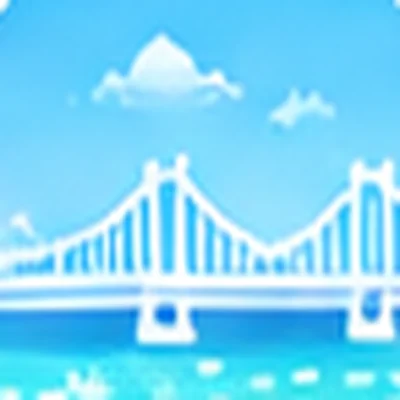
#> input picture img/wear/bg-beach.webp, 400 x 400 px
$ python -i build.py   (imports and definitions only)
#> lines starting #> are read from the running program, lines starting #| are printed output that depends on the picture
#> further down, picture is the input picture: PIL image 400x400 RGBA; mean R, G, B, A 124.2, 216.6, 249.7, 254.8
# 產生小老虎換裝圖層 img/wear/*.webp（400×400，全部對齊同一個畫布，App 只要疊起來）
# 用法（在 repo 根目錄；需要 Python 的 numpy、scipy、opencv-python-headless、Pillow 與 Playwright）：
#   python3 tools/wear/blank.py tools/wear/src/tiger.png tools/wear/out/blank.png   # 擦掉眼睛嘴巴
#   node tools/wear/expr.js tools/wear/out tools/wear/src/tiger.png                 # 畫 9 種表情
#   python3 tools/wear/sil.py                                                       # 身體輪廓遮罩（給 draw.js）
#   node tools/wear/draw.js                                                         # 依身形重畫帽子、髮飾、頸部、服裝
#   python3 tools/wear/build.py                                                     # 輸出圖層（加 --gallery 另存檢查圖）
# 素材：src/tiger.png＝使用者提供的小老虎本體（1254）；src/items/＝從使用者的配件總覽圖切出來的單件（cut.py）。
# 位置一律寫在「小老虎原圖座標」（1254×1254 的像素）。新增配件：圖放 src/items/、在 LAYERS 加一行、需要時在 ADJ 微調。
import os, sys
from PIL import Image, ImageDraw, ImageFilter
HERE = os.path.dirname(os.path.abspath(__file__)); ROOT = os.path.dirname(os.path.dirname(HERE))
IT = os.path.join(HERE, 'src', 'items'); OUTD = os.path.join(HERE, 'out'); DST = os.path.join(ROOT, 'img', 'wear')
CV = 1254; TS = .78; TX, TY = 138, 250   # 小老虎在畫布上的縮放與位置（上面留空間給帽子）
SIZE = 400                               # 輸出大小（App 最大顯示約 140px，高解析度螢幕 ×2～3）
EXPRS = ['happy', 'laugh', 'smile', 'surprise', 'love', 'cry', 'wink', 'sleepy', 'shy']

# 欄位 → 代號 → 素材檔名（代號是存檔 S.wear 的值，不要改）
LAYERS = {
  'bg': {'tower': 'bg_01', 'beach': 'bg_02', 'sakura': 'bg_03', 'palace': 'bg_04', 'river': 'bg_05', 'hanok': 'bg_06', 'autumn': 'bg_07', 'snow': 'bg_08'},
  'outfit': {'hanbok': 'top_01', 'bluehanbok': 'top_02', 'uniform': 'top_03', 'sailor': 'top_04', 'hoodie': 'top_05', 'varsity': 'top_06',
             'redcoat': 'top_07', 'apron': 'top_08', 'coat': 'top_09', 'explorer': 'top_10'},
  'neck': {'bow': 'neck_01', 'scarf': 'neck_02', 'check': 'neck_03', 'bell': 'neck_04', 'bandana': 'neck_05', 'badge': 'neck_06', 'phones': 'neck_07'},
  'stk': {'blush': 'sticker_01', 'hearts': 'sticker_02', 'stars': 'sticker_03', 'whisker': 'sticker_04', 'paw': 'sticker_05', 'bandage': 'sticker_06',
          'flag': 'sticker_07', 'sparkle': 'sticker_08'},
  'face': {'round': 'glasses_01', 'sun': 'glasses_02', 'heart': 'glasses_03', 'star': 'glasses_04', 'swirl': 'glasses_05', 'pixel': 'glasses_06', 'blue': 'glasses_07'},
  'hair': {'ribbon': 'headband_01', 'dotbow': 'headband_02', 'bunny': 'headband_03', 'cat': 'headband_04', 'antler': 'headband_05', 'flowers': 'headband_06',
           'laurel': 'headband_07', 'halo': 'headband_08', 'sprout': 'headband_09', 'bear': 'headband_10', 'hibiscus': 'headband_11', 'sakura': 'headband_12'},
  'hat': {'beret': 'hat_01', 'beanie': 'hat_02', 'bucket': 'hat_03', 'straw': 'hat_04', 'chef': 'hat_05', 'gat': 'hat_06', 'cap': 'hat_07',
          'detective': 'hat_08', 'wizard': 'hat_09', 'aviator': 'hat_10', 'sailor': 'hat_11', 'santa': 'hat_12'},
  'hand': {'book': 'prop_01', 'coffee': 'prop_02', 'kimbap': 'prop_03', 'mic': 'prop_04', 'camera': 'prop_05', 'flag': 'prop_06', 'stick': 'prop_07',
           'fan': 'prop_08', 'bag': 'prop_09', 'popsicle': 'prop_10', 'icecream': 'prop_11', 'bingsu': 'prop_12'},
  'fx': {'rainbow': 'fx_04', 'stars': 'fx_05', 'hearts': 'fx_06', 'wow': 'fx_07'},
  'frame': {'flowers': 'fx_01', 'stars': 'fx_02', 'heart': 'fx_03'},
}
# 每個欄位的預設位置：(錨點 b＝底邊中間／c＝中心, x, y, 寬)
POS = {'hat': ('b', 626, 330, 600), 'hair': ('b', 626, 300, 640), 'face': ('c', 626, 452, 470), 'neck': ('c', 626, 738, 330),
       'outfit': ('c', 618, 880, 700), 'hand': ('c', 935, 830, 250)}
ADJ = {  # 個別微調：(寬, x, y) 的差
  'hat_01': (0, 10, 10), 'hat_03': (0, 0, 20), 'hat_06': (60, 0, 40), 'hat_09': (0, 0, 20), 'hat_12': (40, 20, 10),
  'headband_03': (-60, 0, 10), 'headband_05': (40, 0, 40), 'headband_08': (-100, 0, -40), 'headband_10': (-80, 0, 60),
  'top_08': (-160, 0, 90), 'top_03': (-110, 0, 160), 'neck_02': (40, 0, 20), 'neck_06': (-200, 40, 60), 'neck_07': (300, 0, -300),
  'prop_07': (-20, 0, -40), 'prop_10': (-60, 0, -20), 'prop_11': (-50, 0, -20),
}
# 臉部貼紙：一對的（兩頰）拆成左右兩半各貼一邊；單一個的貼在一個位置。(x, y, 寬)
STK_PAIR = {'sticker_01': (150, 590), 'sticker_02': (120, 590), 'sticker_03': (125, 590), 'sticker_04': (130, 560)}
STK_ONE = {'sticker_05': (845, 600, 125), 'sticker_06': (840, 600, 150), 'sticker_07': (835, 595, 135), 'sticker_08': (905, 300, 170)}
CHEEK = (425, 830)
FX = {'fx_04': ('back', 626, 230, 1000), 'fx_05': ('front', 1040, 240, 230), 'fx_06': ('front', 1040, 250, 240), 'fx_07': ('front', 200, 300, 200)}

def ld(p): return Image.open(p).convert('RGBA')
def T(x, y): return TX + x * TS, TY + y * TS
def blank(): return Image.new('RGBA', (CV, CV), (0, 0, 0, 0))
def put(cv, im, x, y, w, anchor='c'):
    h = im.size[1] * w / im.size[0]; im = im.resize((max(1, round(w * TS)), max(1, round(h * TS))), Image.LANCZOS)
    cx, cy = T(x, y); cv.alpha_composite(im, (round(cx - w * TS / 2), round(cy - (h * TS if anchor == 'b' else h * TS / 2))))

def split_pair(im):
    """一對貼紙：找中間最空的直行切開"""
    a = im.getchannel('A'); w, h = im.size
#> after `a = im.getchannel('A')`:
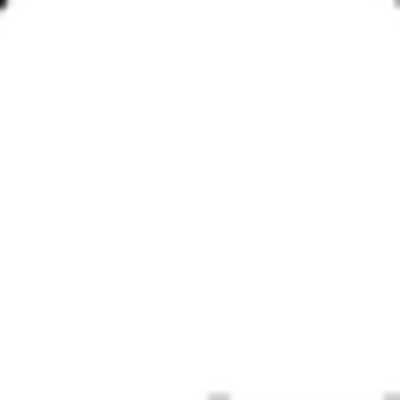
#> a: PIL image 400x400 L; min 18, max 255, mean 254.8
#> after `w, h = im.size`: w = 400; h = 400
    cols = [sum(1 for y in range(h) if a.getpixel((x, y)) > 40) for x in range(w)]
#> cols = 400 values from 397 to 400
    mid = min(range(int(w * .3), int(w * .7) + 1), key=lambda x: (cols[x], abs(x - w / 2)))
#> mid = 200
    L, R = im.crop((0, 0, mid, h)), im.crop((mid, 0, w, h))
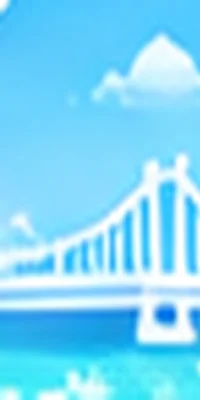
#> L: PIL image 200x400 RGBA; mean R, G, B, A 126.3, 217, 250.2, 254.8; transparent parts drawn white
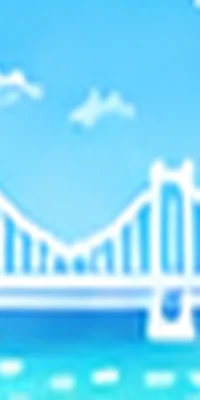
#> R: PIL image 200x400 RGBA; mean R, G, B, A 122.2, 216.1, 249.2, 254.8; transparent parts drawn white
    return [p.crop(p.getchannel('A').getbbox()) for p in (L, R)]

def layer(slot, src):
    cv = blank(); im = ld(os.path.join(IT, src + '.png'))
    if slot == 'stk':
        if src in STK_PAIR:
            w, y = STK_PAIR[src]
            for part, x in zip(split_pair(im), CHEEK): put(cv, part, x, y, w * part.size[0] / max(split_pair(im)[0].size[0], 1))
        else:
            x, y, w = STK_ONE[src]; put(cv, im, x, y, w)
    elif slot == 'fx':
        _, x, y, w = FX[src]; put(cv, im, x, y, w)
    else:
        a, x, y, w = POS[slot]; dw, dx, dy = ADJ.get(src, (0, 0, 0)); put(cv, im, x + dx, y + dy, w + dw, a)
    return cv

def frame(src):
    f = ld(os.path.join(IT, src + '.png')).resize((CV, CV), Image.LANCZOS); hm = Image.new('L', (CV, CV), 255)
    ImageDraw.Draw(hm).ellipse((CV * .21, CV * .21, CV * .79, CV * .79), fill=0); hm = hm.filter(ImageFilter.GaussianBlur(8))
    f.putalpha(Image.composite(f.getchannel('A'), Image.new('L', (CV, CV), 0), hm)); return f

def bgtile(src):
    b = ld(os.path.join(IT, src + '.png')); return b.crop((7, 7, b.size[0] - 7, b.size[1] - 7)).resize((CV, CV), Image.LANCZOS)

def save(im, name, lossless=False):
    im.resize((SIZE, SIZE), Image.LANCZOS).save(os.path.join(DST, name + '.webp'), 'WEBP', quality=86, method=6, lossless=lossless)

# [25 lines not run here, left out]

>>> from PIL import Image
>>> picture = Image.open('../../img/wear/bg-beach.webp')
>>> result = split_pair(picture)
#> result = 2 items

$ run again, on img/wear/bg-sakura.webp
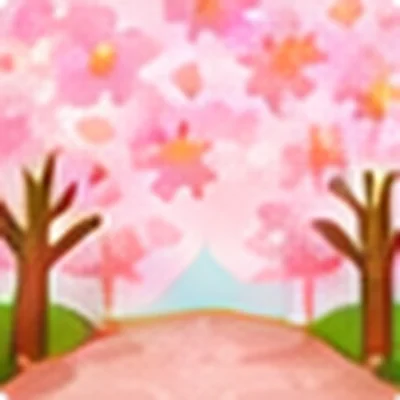
#> input picture img/wear/bg-sakura.webp, 400 x 400 px
#> picture is the input picture: PIL image 400x400 RGBA; mean R, G, B, A 231.7, 173.7, 170.2, 254.8
#> cols = 400 values, max 400 at index 3, min 394 at index 0, mean 400
#> mid = 200
#> in split_pair, `L, R = im.crop((0, 0, mid, h)), im.crop((mid, 0, w, h))`:
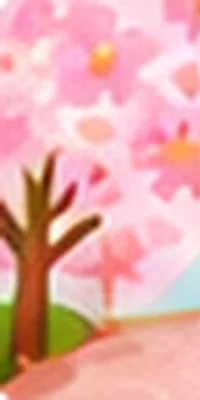
#> L: PIL image 200x400 RGBA; mean R, G, B, A 231.5, 172.1, 168.8, 254.7; transparent parts drawn white
#> in split_pair, `L, R = im.crop((0, 0, mid, h)), im.crop((mid, 0, w, h))`:
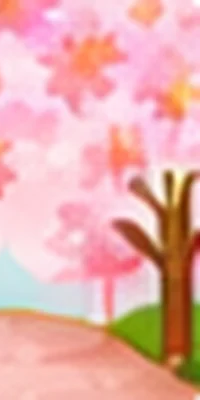
#> R: PIL image 200x400 RGBA; mean R, G, B, A 231.9, 175.3, 171.6, 254.8; transparent parts drawn white
#> result = 2 items

$ run again, on img/wear/bg-snow.webp
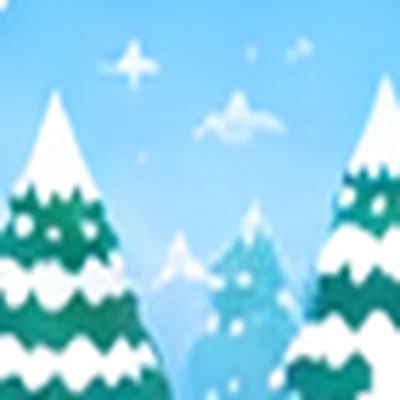
#> input picture img/wear/bg-snow.webp, 400 x 400 px
#> picture is the input picture: PIL image 400x400 RGBA; mean R, G, B, A 137.9, 205.1, 227.6, 238
#> in split_pair, `a = im.getchannel('A')`:
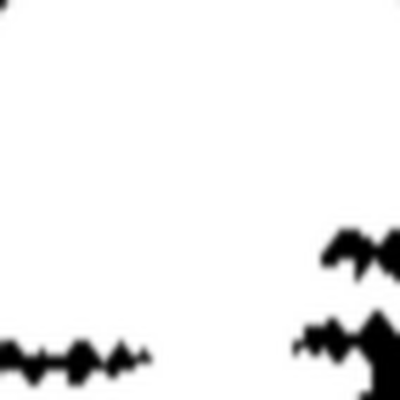
#> a: PIL image 400x400 L; min 0, max 255, mean 238
#> cols = 400 values, max 400 at index 100, min 293 at index 399, mean 382.2
#> mid = 122
#> in split_pair, `L, R = im.crop((0, 0, mid, h)), im.crop((mid, 0, w, h))`:
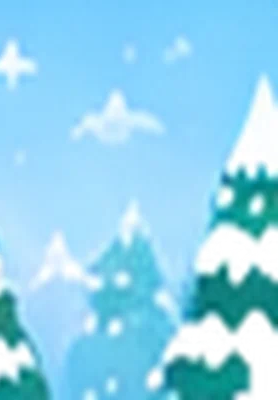
#> R: PIL image 278x400 RGBA; mean R, G, B, A 139.2, 206.9, 233.3, 238; transparent parts drawn white
#> result = 2 items
